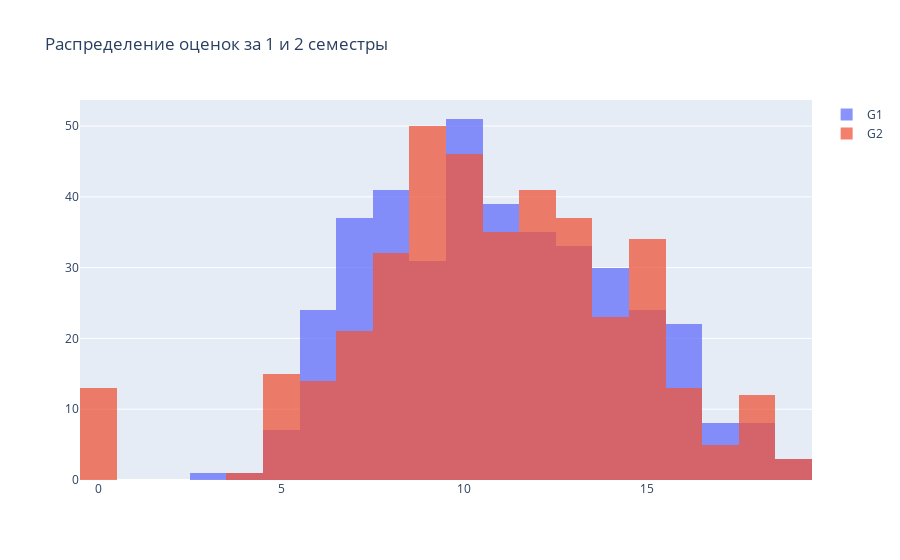

Source (notebook cell):
### Code cell
fig = go.Figure()
fig.add_trace(go.Histogram(x=train_math['G1'], name="G1"))
fig.add_trace(go.Histogram(x=train_math['G2'], name="G2"))


fig.update_layout(barmode='overlay')

fig.update_layout(title_text='Распределение оценок за 1 и 2 семестры')

fig.update_traces(opacity=0.75)
fig.show()

### Figure 1 — Plotly figure (JSON) as saved in the notebook; plotly's stock layout.template omitted (floating-point values rounded to 4 significant figures; data arrays with more than 128 entries replaced by an {"elided": "..."} marker saying what was removed)
{"data": [{"name": "G1", "opacity": 0.75, "type": "histogram", "x": {"elided": "395 int values"}}, {"name": "G2", "opacity": 0.75, "type": "histogram", "x": {"elided": "395 int values"}}], "layout": {"autosize": true, "barmode": "overlay", "title": {"text": "Распределение оценок за 1 и 2 семестры"}, "xaxis": {"autorange": true, "range": [-0.5, 19.5], "type": "linear"}, "yaxis": {"autorange": true, "range": [0, 53.68]}}}
